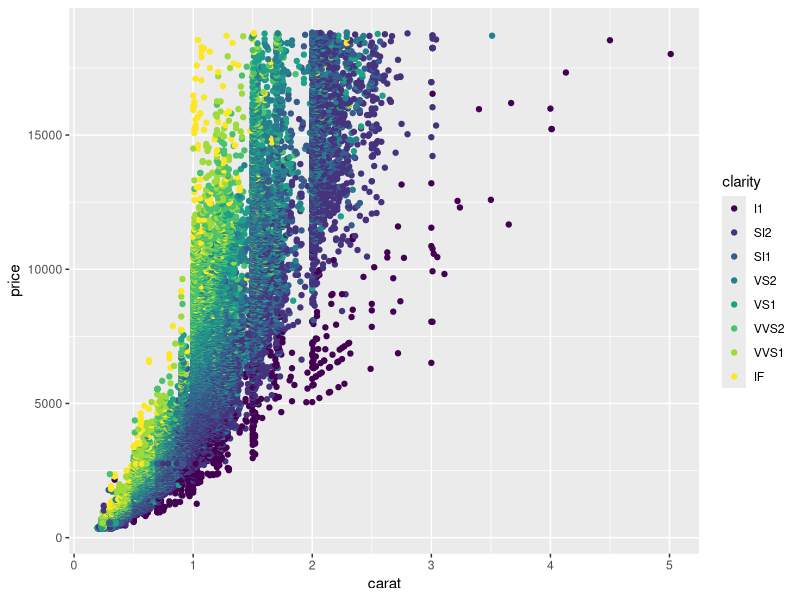

Write the R code that produced this figure.
## ---- chunk 1
knitr::opts_chunk$set(collapse = TRUE)
## ---- chunk 2
library(ggplot2)
ggplot(diamonds, aes(x=carat, y=price, color=clarity)) + geom_point()
